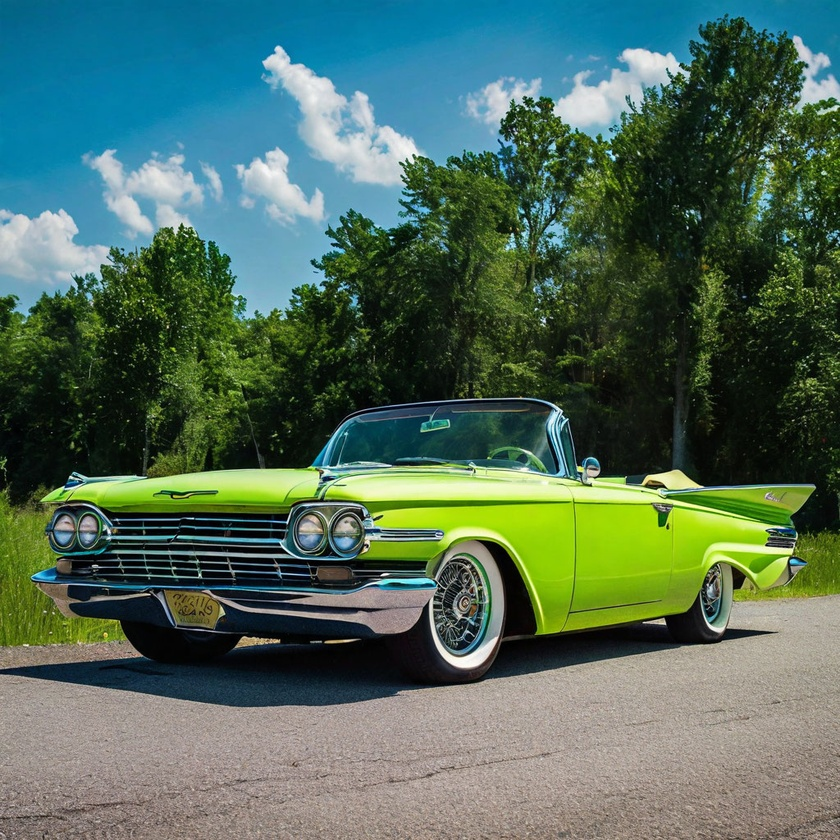
#> input picture alt_method_show/8.jpeg, 840 x 840 px, shrunk from 1024 x 1024 before the run, found by its file name
$ python main.py
#> lines starting #> are read from the running program, lines starting #| are printed output that depends on the picture
#install packet
#pip install opencv-python
#pip install matplotlib
import cv2
import matplotlib.pyplot as plt

img = cv2.imread(r"alt_method_show\8.jpeg")
#> img is the input picture: shape (840, 840, 3); mean B, G, R 91.5, 107.6, 81
img = cv2.cvtColor(img,cv2.COLOR_BGR2RGB)
g_img = cv2.cvtColor(img,cv2.COLOR_RGB2GRAY)
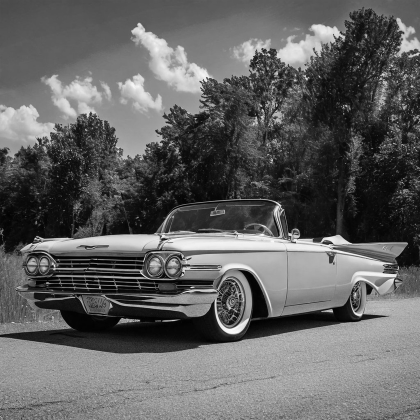
#> g_img: shape (840, 840) (shown at 1/2 size); min 0, max 255, mean 97.8
hsv_img = cv2.cvtColor(img,cv2.COLOR_RGB2HSV)
#> hsv_img: shape (840, 840, 3); mean H, S, V 58.6, 126.1, 117.8
r,g,b = cv2.split(img)
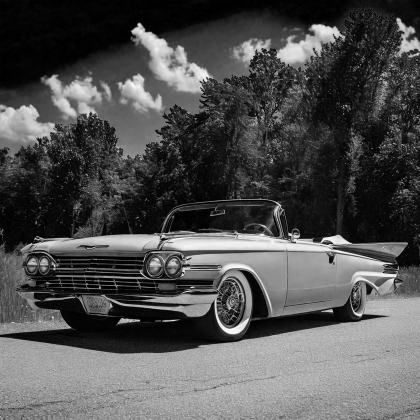
#> r: shape (840, 840) (shown at 1/2 size); min 0, max 255, mean 81
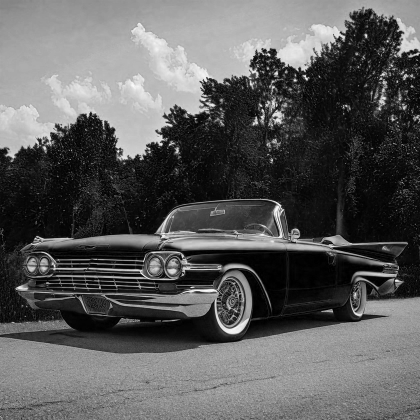
#> b: shape (840, 840) (shown at 1/2 size); min 0, max 255, mean 91.5
h,s,v = cv2.split(hsv_img)
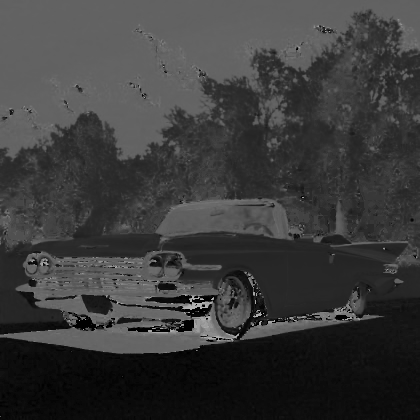
#> h: shape (840, 840) (shown at 1/2 size); min 0, max 179, mean 58.6
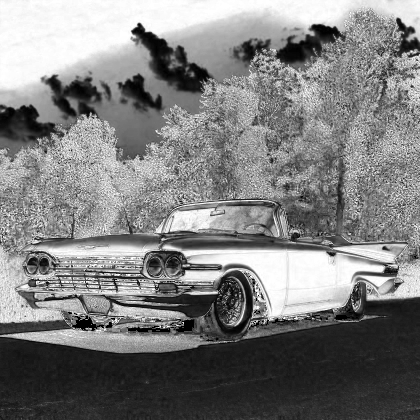
#> s: shape (840, 840) (shown at 1/2 size); min 0, max 255, mean 126.1
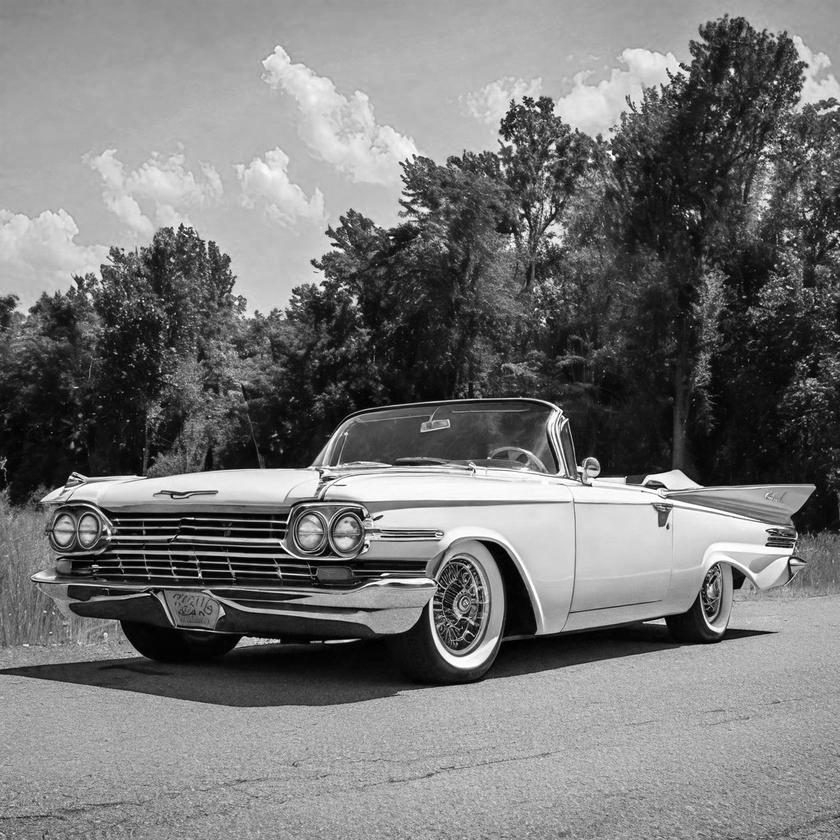
#> v: shape (840, 840); min 0, max 255, mean 117.8
titles = ["ch r","ch g","ch b","original","gray","hsv","ch h","ch s","ch v"]
images = [r,g,b,img,g_img,hsv_img,h,s,v]
count  = 9
for i in range(count):
    plt.subplot(3,3,i+1)
    plt.title(titles[i])
    plt.imshow(images[i],"gray")
plt.show()

$ run again, with alt_method_show/10.jpeg copied over alt_method_show/8.jpeg
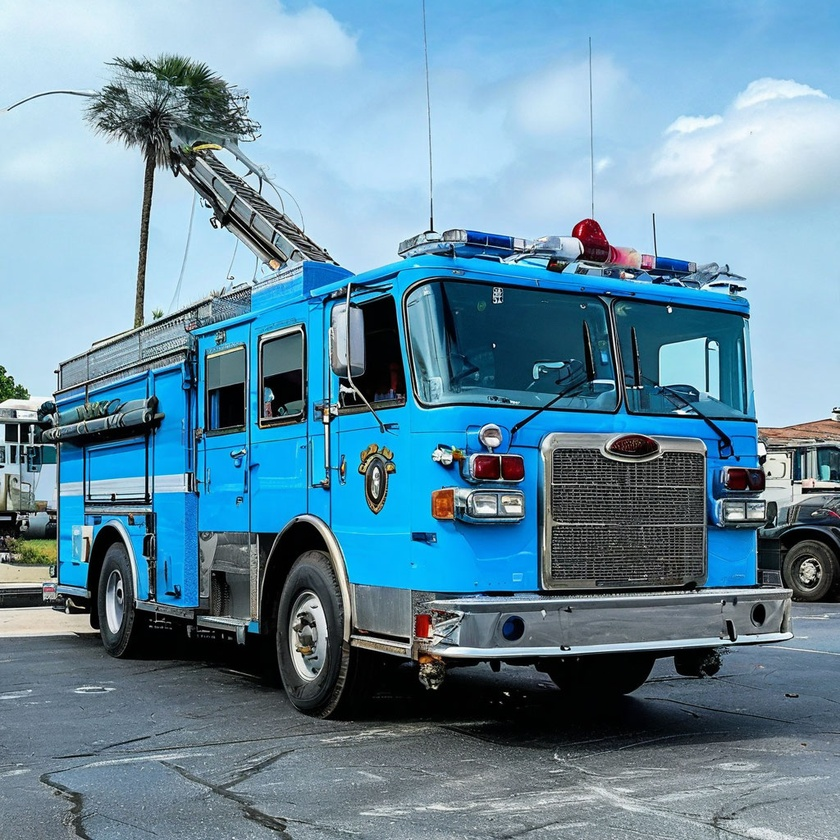
#> input picture alt_method_show/10.jpeg, 840 x 840 px, shrunk from 1024 x 1024 before the run, found by its file name
#> img is the input picture: shape (840, 840, 3); mean B, G, R 161.4, 141.4, 103.4
#> hsv_img: shape (840, 840, 3); mean H, S, V 94.4, 95.2, 162.7
#> `h,s,v = cv2.split(hsv_img)`:
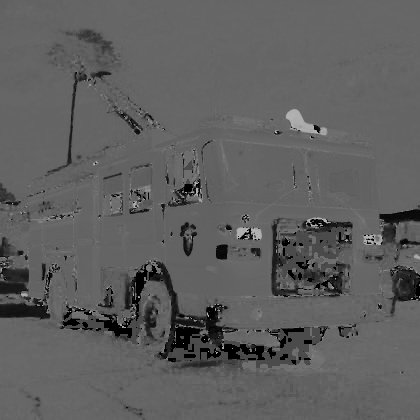
#> h: shape (840, 840) (shown at 1/2 size); min 0, max 179, mean 94.4
#> `h,s,v = cv2.split(hsv_img)`:
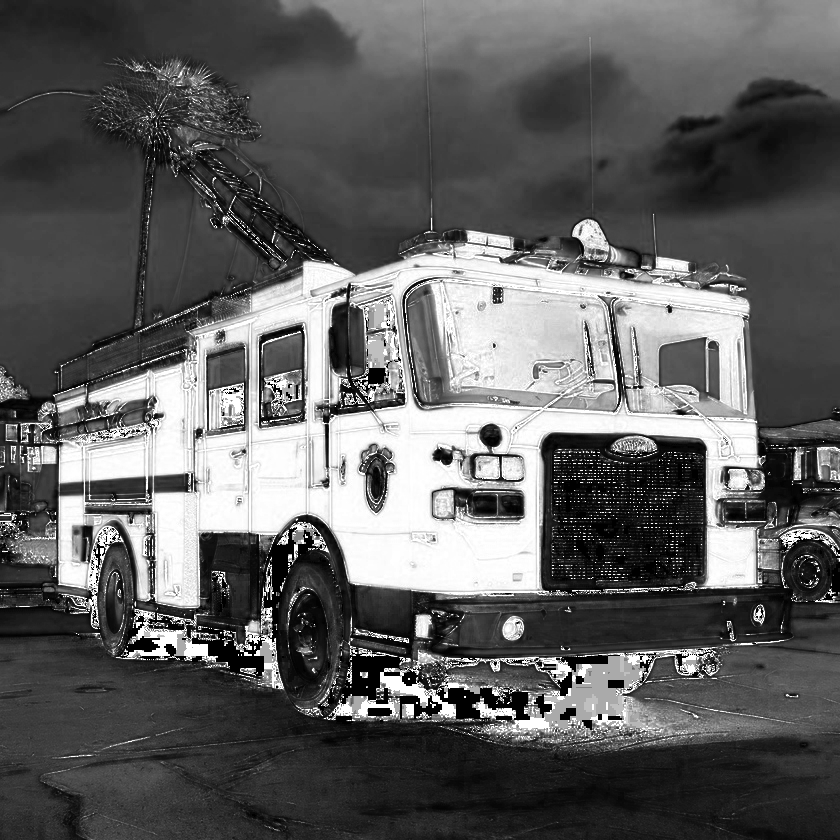
#> s: shape (840, 840); min 0, max 255, mean 95.2

$ run again, with alt_method_show/11.jpeg copied over alt_method_show/8.jpeg
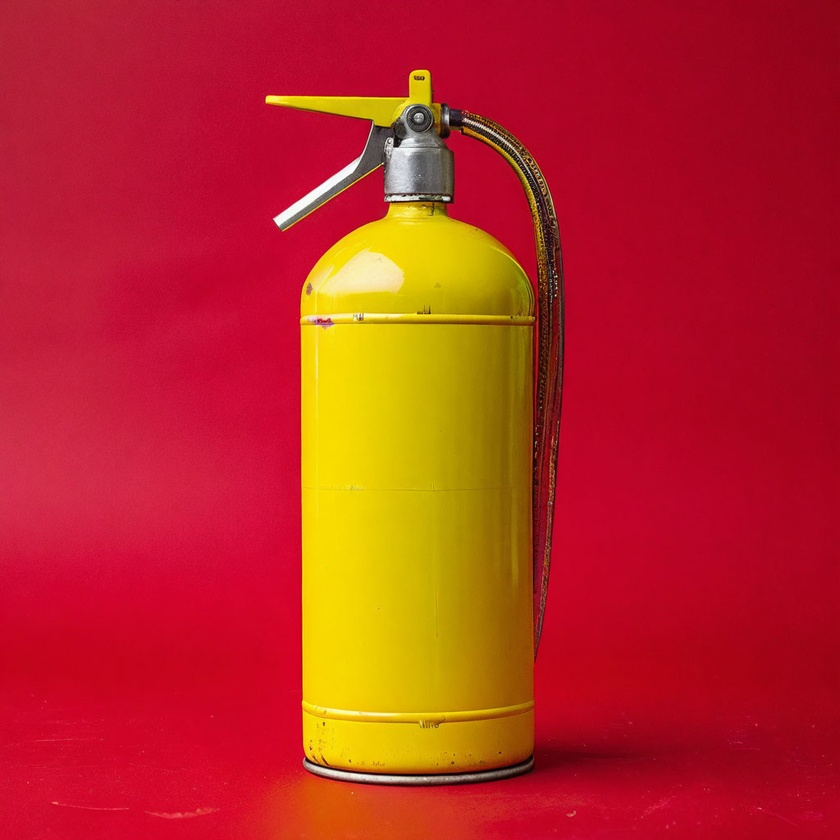
#> input picture alt_method_show/11.jpeg, 840 x 840 px, shrunk from 1024 x 1024 before the run, found by its file name
#> img is the input picture: shape (840, 840, 3); mean B, G, R 35.9, 41.7, 186.3
#> hsv_img: shape (840, 840, 3); mean H, S, V 139.7, 238.6, 186.3
#> `h,s,v = cv2.split(hsv_img)`:
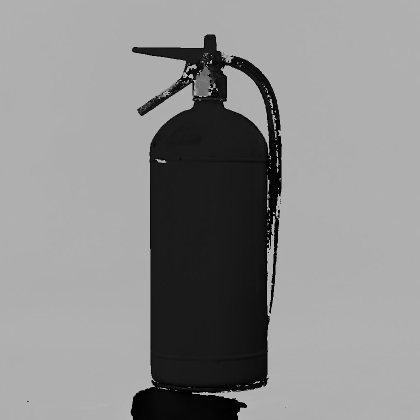
#> h: shape (840, 840) (shown at 1/2 size); min 0, max 179, mean 139.7
#> `h,s,v = cv2.split(hsv_img)`:
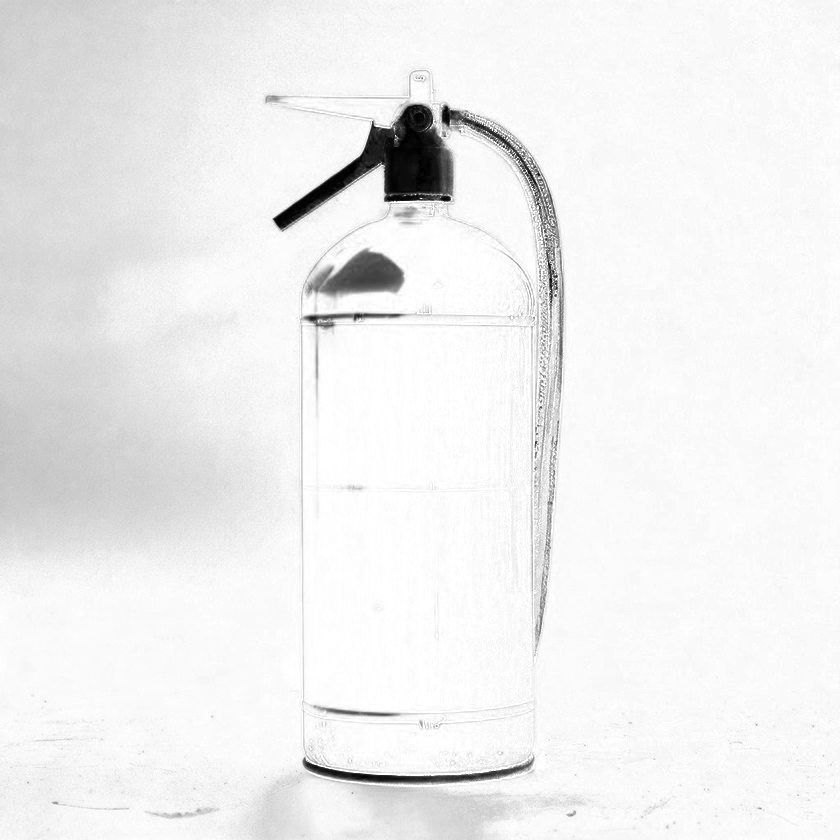
#> s: shape (840, 840); min 0, max 255, mean 238.6
